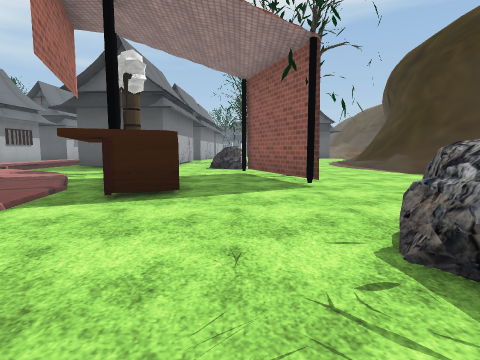
View 1 (above)

21 first-person views from a walk through a Unity game level. The camera is 1.3 m above the floor, tilts 6° down and sees 80° across. Doors are open. The floor is counted in squares, 2 m on a side. Each view is taken from the middle of a square. On the plan, view 1 faces up. The plan holds only what a view shows up to about 9 squares ahead; the rest is blank. The place goes on beyond the plan. Flat ground stands in for the terrain. The player is left out. Some animated figures are left out. Some surface patterns are stand-ins.

View 2
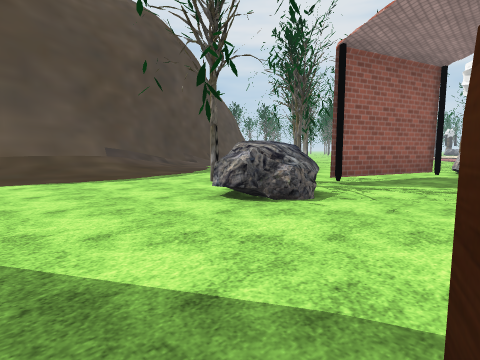

View 3
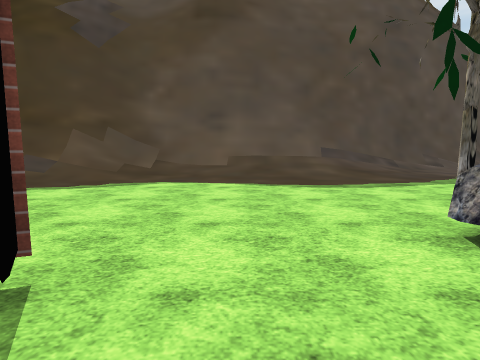

View 4
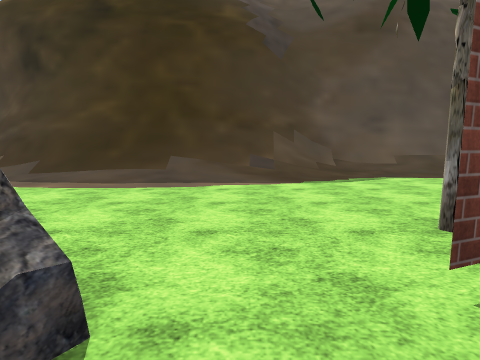

View 5
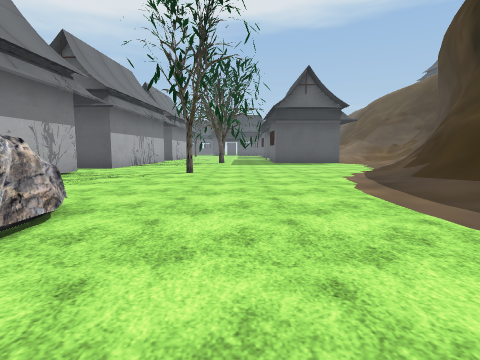

View 6
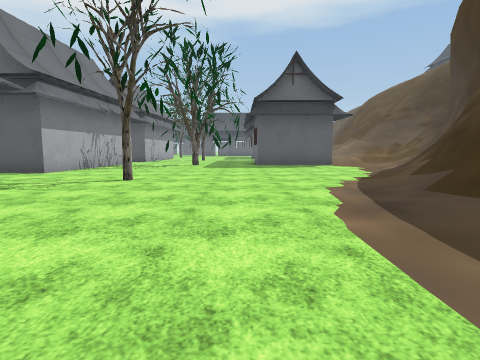

View 7
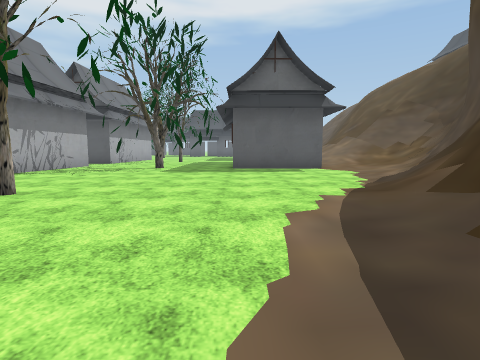

View 8
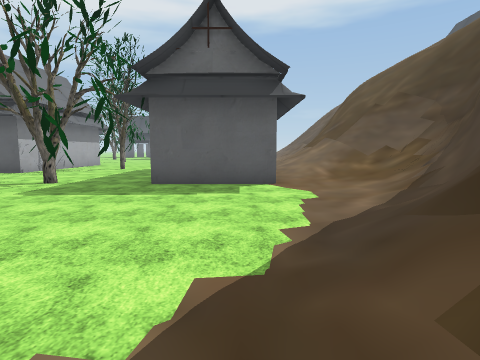

View 9
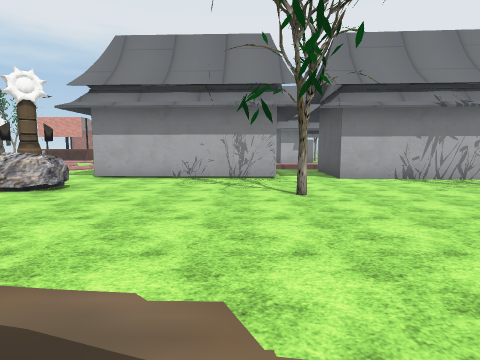

View 10
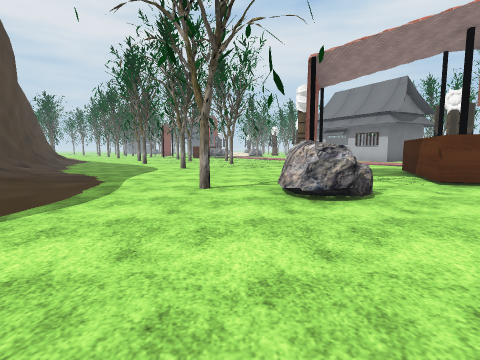

View 11
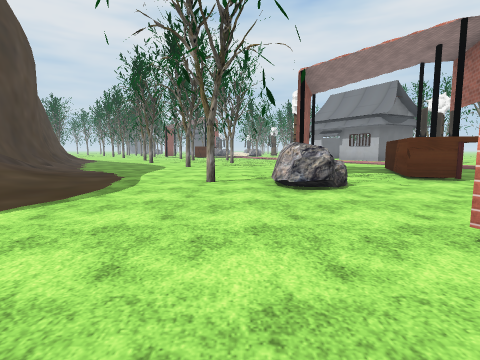

View 12
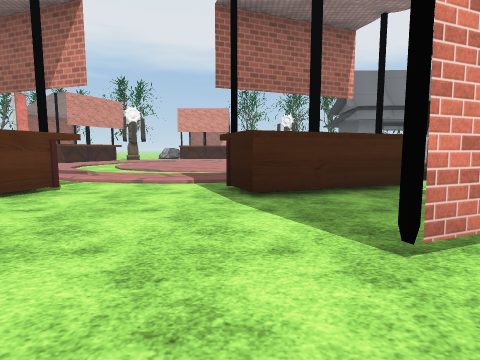

View 13
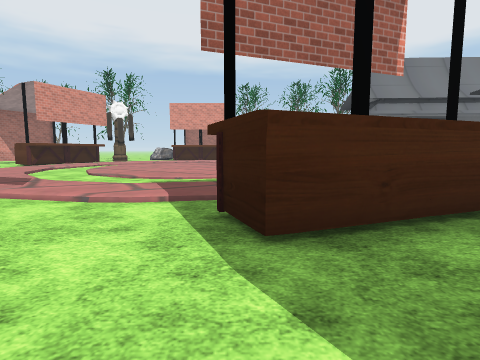

View 14
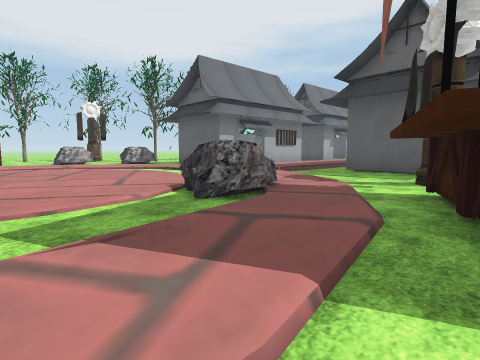

View 15
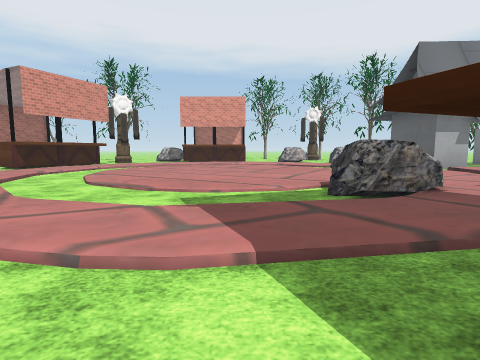

View 16
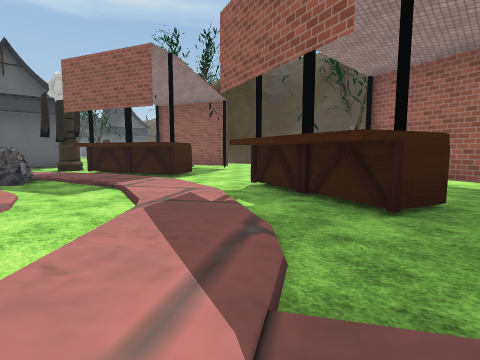

View 17
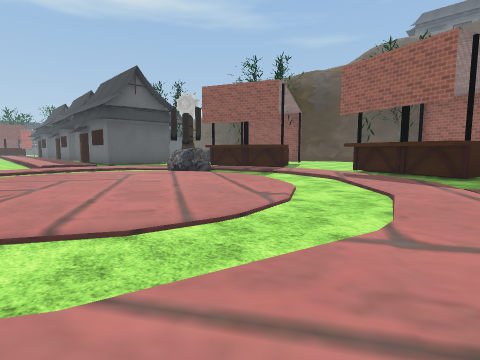

View 18
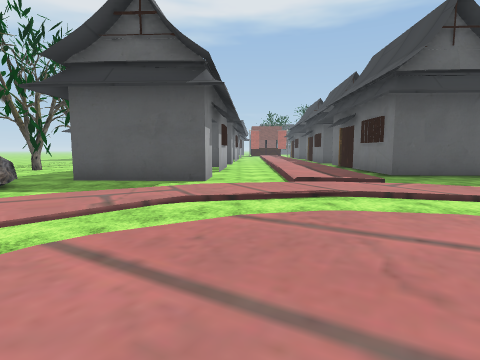

View 19
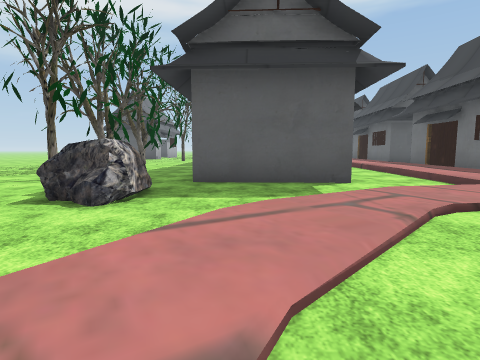

View 20
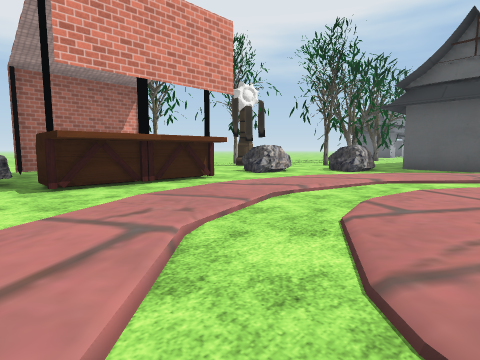

View 21
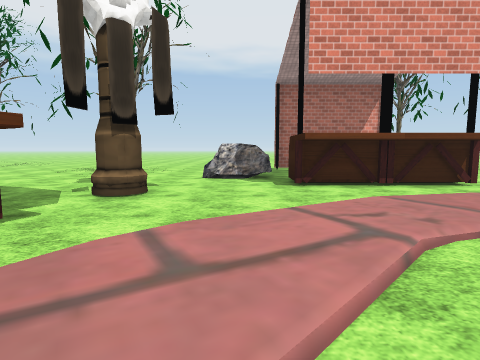

### Floor plan
Key: @ floor where view 1 was taken; # wall or solid block; x gap in a wall; . main floor; : floor 0.5 m higher than the main floor; / step, stairs or slope; D open door; = window, fence, low wall or low ledge; ^ raised ledge; v drop or lower ground; T tree; R rock; O other object.
Columns run from 17 left of view 1 to 13 right of it. Each row starts with its distance up from view 1.
 24                 .T ..   x:///=^
 23                 ..##x   #.///==
 22               #...T#.###..:/=^
 21               #..T.T......:=^
 20               #.........../#
 19               #........../##
 18              ##.........//#
 17               ........../=v
 16               #...T..../#=v
 15               #......../#v
 14               #........##v
 13 TT.     .:/ ###........#=v
 12 .T.x  D..:/## #........#^v
 11  ..x  D./:/####..R.....# v/
 10 T..####./:/.....RR.....#^v/
  9 ......../:/............/#v
  8 ..R...........O..#...../#=v
  7  ..............#. T...../#v
  6 R.............##..#......#
  5 R..........RR.##.........#
  4 ...............##.......:#v
  3  #......................:#v
  2  #................RR....:#=
  1  #.............#...R.T.../^v
  0 ##............###@##...../#v
 -1 R.............##..#.......##
 -2 ..............##..#........#
 -3 ..O.# ...........##..T.....#

Positions as (right, up) in squares from view 1, and headings:
1: (0, 0), facing up
2: (-1, 5), facing down-right
3: (0, 4), facing right
4: (-1, 9), facing right
5: (2, 8), facing up
6: (3, 10), facing up
7: (4, 12), facing up
8: (6, 15), facing up
9: (6, 15), facing left
10: (3, 6), facing down
11: (3, 7), facing down
12: (3, 4), facing left
13: (1, 4), facing left
14: (-2, 2), facing up-left
15: (-1, 3), facing left
16: (-6, -3), facing up-right
17: (-11, -3), facing up-right
18: (-10, 3), facing up
19: (-13, 4), facing up
20: (-11, -1), facing up-left
21: (-11, -1), facing left
